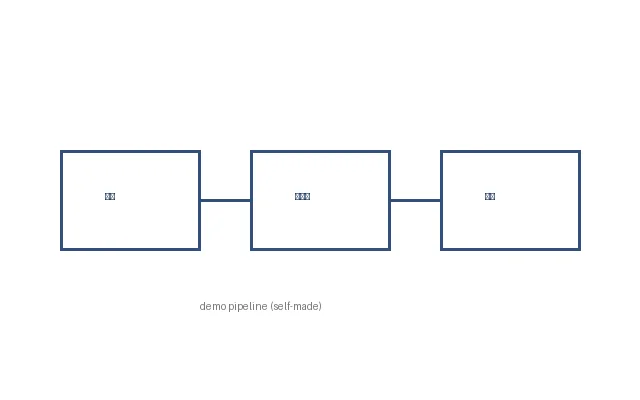
#> input picture samples/demo-book/assets/demo-fig-1.webp, 640 x 400 px
$ python -i backfill_figures.py   (imports and definitions only)
#> lines starting #> are read from the running program, lines starting #| are printed output that depends on the picture
#> further down, picture is the input picture: PIL image 640x400 RGB; mean R, G, B 251.1, 251.6, 252.2
# -*- coding: utf-8 -*-
r"""补图 · 从原 PDF 重建 figure 块（孤儿图/无图书专用）

背景：pdf2book 的图注线 CAPTION_RE 只认「图 数字-数字」，死与生（图一/图二…）、
城市发展史（图说 N）这类编号样式全部匹配不上，图块在历史上被「删假图」清理清空，
assets 里的文件成了没人引用的孤儿。本工具按页从原 PDF 重新检测图区、裁图入库、
生成 figure 块并插回 book.json 的正确位置。

用法：
  .venv\Scripts\python.exe -X utf8 tools\backfill_figures.py --book "<书目录名>" --pdf "<pdf 路径>" --pages 203,205,206 --dry
  .venv\Scripts\python.exe -X utf8 tools\backfill_figures.py --book "<书目录名>" --pdf "<pdf 路径>" --pages 203,205,206 --apply

纪律：
- apply 前自动备份 book.json.bak_<时间>_补图前（每本 ≤3 份，超出只保留最新 3 份）
- 只插入 figure 块，不动既有块内容
- 图注只取原页识别到的文字，不编造；无图注的图 caption 留空
- 任何断言失败立即停，不写盘
"""
import argparse
import json
import os
import re
import shutil
import sys
import time

import numpy as np
from PIL import Image, ImageFilter

CELL = 32
HEADER_RATIO = 0.04
FOOTER_RATIO = 0.965
FIG_MIN_AREA = 9000
PAD = 36

CAPTION_RE = re.compile(
    r"^\s*图\s*([0-9０-９]{1,3}|[一二三四五六七八九十]{1,3})\s*[-—~－.．·]?\s*([0-9０-９]{0,3})"
)
CAPTION_PLAIN = re.compile(r"^\s*图\s*([一二三四五六七八九十]{1,3})\s*$")


def now_tag():
    return time.strftime("%Y%m%d_%H%M")


def load_book(book_dir):
    with open(os.path.join(book_dir, "book.json"), "r", encoding="utf-8") as f:
        return json.load(f)


def save_book(book_dir, book):
    with open(os.path.join(book_dir, "book.json"), "w", encoding="utf-8", newline="\n") as f:
        json.dump(book, f, ensure_ascii=False, indent=1)


# [8 lines left out: function backup_book, not called in this run]


def normalize_paper(img):
    im = img.convert("RGB")
    w, h = im.size
#> w = 640; h = 400
    f = max(1, int(round(min(w, h) / 240.0)))
#> f = 2
    small = im.resize((max(1, w // f), max(1, h // f)), Image.BILINEAR)
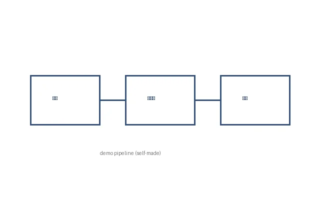
#> small: PIL image 320x200 RGB; mean R, G, B 251.1, 251.6, 252.2
    sarr = np.asarray(small, dtype=np.float32)
    k = max(3, int(round(25 / f)) | 1)
#> k = 13
    bg_small = np.stack([
        np.asarray(Image.fromarray(sarr[:, :, c].astype(np.uint8)).filter(ImageFilter.MaxFilter(k)),
                   dtype=np.float32)
        for c in range(3)
    ], axis=2)
#> bg_small: shape (200, 320, 3) float32; every value is 255
    bg = np.asarray(
        Image.fromarray(np.clip(bg_small, 1, 255).astype(np.uint8)).resize((w, h), Image.BILINEAR),
        dtype=np.float32)
#> bg: shape (400, 640, 3) float32; every value is 255
    arr = np.asarray(im, dtype=np.float32)
    out = arr / np.clip(bg, 1, 255) * 255.0
    lo, hi = np.percentile(out, 0.5), np.percentile(out, 99.7)
#> lo = 61; hi = 255
    out = (out - lo) / max(1e-6, hi - lo) * 255.0
    return Image.fromarray(np.clip(out, 0, 255).astype(np.uint8))
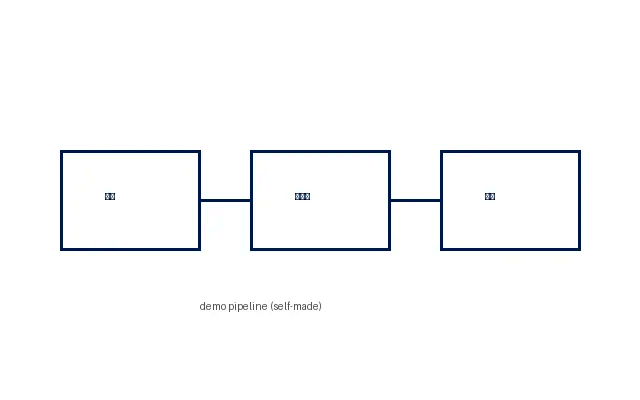
#> returned value: PIL image 640x400 RGB; mean R, G, B 249.9, 250.5, 251.3


# [317 lines left out: functions figure_regions, merge_near, render_page, page_ocr_lines, main, not called in this run]


# [3 lines not run here, left out]

>>> from PIL import Image
>>> picture = Image.open('../samples/demo-book/assets/demo-fig-1.webp')
>>> result = normalize_paper(picture)
